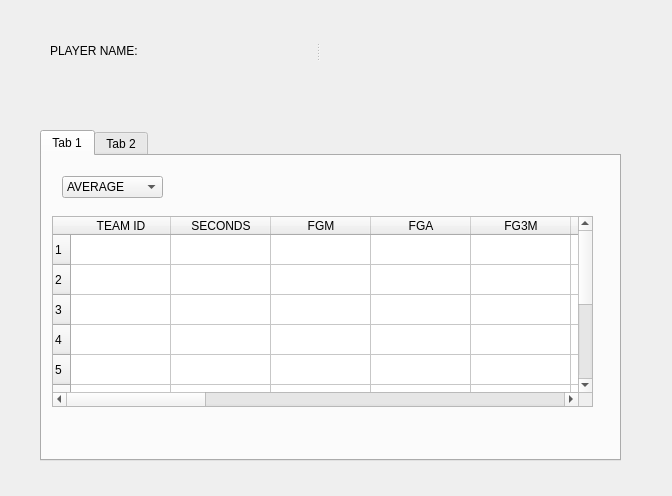
<?xml version="1.0" encoding="UTF-8"?>
<ui version="4.0">
 <class>Dialog</class>
 <widget class="QDialog" name="Dialog">
  <property name="geometry">
   <rect>
    <x>0</x>
    <y>0</y>
    <width>672</width>
    <height>496</height>
   </rect>
  </property>
  <property name="windowTitle">
   <string>Dialog</string>
  </property>
  <widget class="QTabWidget" name="SB_Tab">
   <property name="geometry">
    <rect>
     <x>40</x>
     <y>130</y>
     <width>581</width>
     <height>331</height>
    </rect>
   </property>
   <property name="currentIndex">
    <number>0</number>
   </property>
   <widget class="QWidget" name="STATS">
    <attribute name="title">
     <string>Tab 1</string>
    </attribute>
    <widget class="QTableWidget" name="playerStats">
     <property name="geometry">
      <rect>
       <x>10</x>
       <y>60</y>
       <width>541</width>
       <height>191</height>
      </rect>
     </property>
     <row>
      <property name="text">
       <string>1</string>
      </property>
     </row>
     <row>
      <property name="text">
       <string>2</string>
      </property>
     </row>
     <row>
      <property name="text">
       <string>3</string>
      </property>
     </row>
     <row>
      <property name="text">
       <string>4</string>
      </property>
     </row>
     <row>
      <property name="text">
       <string>5</string>
      </property>
     </row>
     <row>
      <property name="text">
       <string>6</string>
      </property>
     </row>
     <row>
      <property name="text">
       <string>7</string>
      </property>
     </row>
     <row>
      <property name="text">
       <string>8</string>
      </property>
     </row>
     <row>
      <property name="text">
       <string>9</string>
      </property>
     </row>
     <row>
      <property name="text">
       <string>10</string>
      </property>
     </row>
     <column>
      <property name="text">
       <string>TEAM ID</string>
      </property>
     </column>
     <column>
      <property name="text">
       <string>SECONDS</string>
      </property>
     </column>
     <column>
      <property name="text">
       <string>FGM</string>
      </property>
     </column>
     <column>
      <property name="text">
       <string>FGA</string>
      </property>
     </column>
     <column>
      <property name="text">
       <string>FG3M</string>
      </property>
     </column>
     <column>
      <property name="text">
       <string>FG3A</string>
      </property>
     </column>
     <column>
      <property name="text">
       <string>FTM</string>
      </property>
     </column>
     <column>
      <property name="text">
       <string>FTA</string>
      </property>
     </column>
     <column>
      <property name="text">
       <string>OREB</string>
      </property>
     </column>
     <column>
      <property name="text">
       <string>AST</string>
      </property>
     </column>
     <column>
      <property name="text">
       <string>STL</string>
      </property>
     </column>
     <column>
      <property name="text">
       <string>BLK</string>
      </property>
     </column>
     <column>
      <property name="text">
       <string>TURN OVER</string>
      </property>
     </column>
     <column>
      <property name="text">
       <string>PF</string>
      </property>
     </column>
     <column>
      <property name="text">
       <string>PTS</string>
      </property>
     </column>
     <column>
      <property name="text">
       <string>REB</string>
      </property>
     </column>
     <column>
      <property name="text">
       <string>GAME ID</string>
      </property>
     </column>
     <column>
      <property name="text">
       <string>PLAYER ID</string>
      </property>
     </column>
    </widget>
    <widget class="QComboBox" name="metrics">
     <property name="geometry">
      <rect>
       <x>20</x>
       <y>20</y>
       <width>101</width>
       <height>22</height>
      </rect>
     </property>
     <item>
      <property name="text">
       <string>AVERAGE</string>
      </property>
     </item>
     <item>
      <property name="text">
       <string>SUM</string>
      </property>
     </item>
    </widget>
   </widget>
   <widget class="QWidget" name="BIO">
    <attribute name="title">
     <string>Tab 2</string>
    </attribute>
    <widget class="QTableView" name="tableView">
     <property name="geometry">
      <rect>
       <x>50</x>
       <y>41</y>
       <width>461</width>
       <height>181</height>
      </rect>
     </property>
    </widget>
    <widget class="QLabel" name="label">
     <property name="geometry">
      <rect>
       <x>80</x>
       <y>100</y>
       <width>47</width>
       <height>13</height>
      </rect>
     </property>
     <property name="text">
      <string>COUNTRY</string>
     </property>
    </widget>
    <widget class="QLabel" name="label_2">
     <property name="geometry">
      <rect>
       <x>80</x>
       <y>130</y>
       <width>47</width>
       <height>13</height>
      </rect>
     </property>
     <property name="text">
      <string>HEIGHT</string>
     </property>
    </widget>
    <widget class="QLabel" name="label_3">
     <property name="geometry">
      <rect>
       <x>80</x>
       <y>160</y>
       <width>47</width>
       <height>13</height>
      </rect>
     </property>
     <property name="text">
      <string>WEIGHT</string>
     </property>
    </widget>
    <widget class="QLabel" name="label_4">
     <property name="geometry">
      <rect>
       <x>80</x>
       <y>180</y>
       <width>71</width>
       <height>16</height>
      </rect>
     </property>
     <property name="text">
      <string>DRAFT YEAR</string>
     </property>
    </widget>
    <widget class="QLabel" name="label_5">
     <property name="geometry">
      <rect>
       <x>80</x>
       <y>70</y>
       <width>61</width>
       <height>16</height>
      </rect>
     </property>
     <property name="text">
      <string>PLAYER ID</string>
     </property>
    </widget>
   </widget>
  </widget>
  <widget class="QSplitter" name="splitter">
   <property name="geometry">
    <rect>
     <x>50</x>
     <y>30</y>
     <width>291</width>
     <height>41</height>
    </rect>
   </property>
   <property name="orientation">
    <enum>Qt::Horizontal</enum>
   </property>
   <widget class="QLabel" name="label_6">
    <property name="text">
     <string>PLAYER NAME:</string>
    </property>
   </widget>
   <widget class="QLabel" name="playerName">
    <property name="text">
     <string/>
    </property>
   </widget>
  </widget>
 </widget>
 <resources/>
 <connections/>
</ui>
